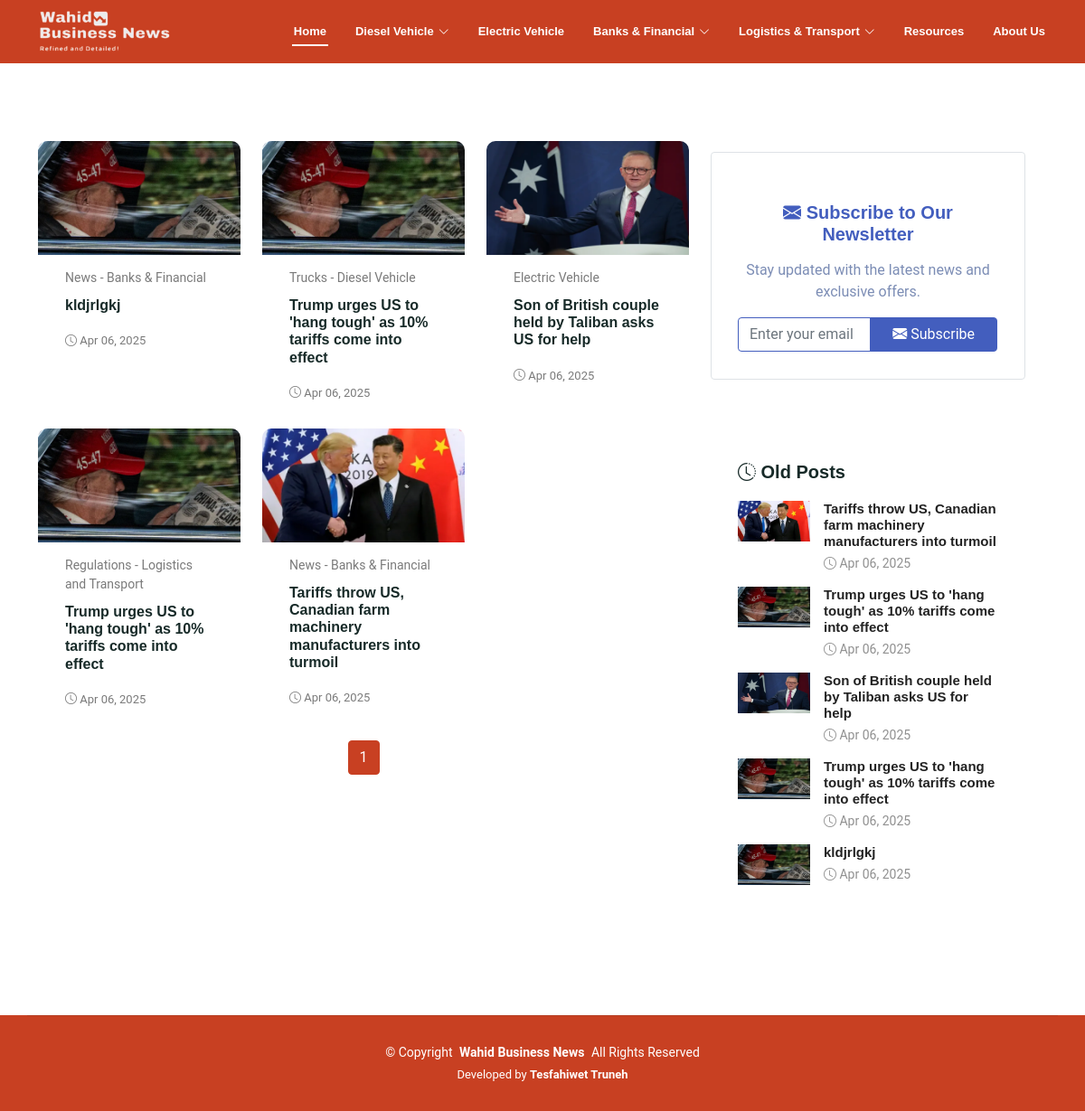
The app's page /, older data.
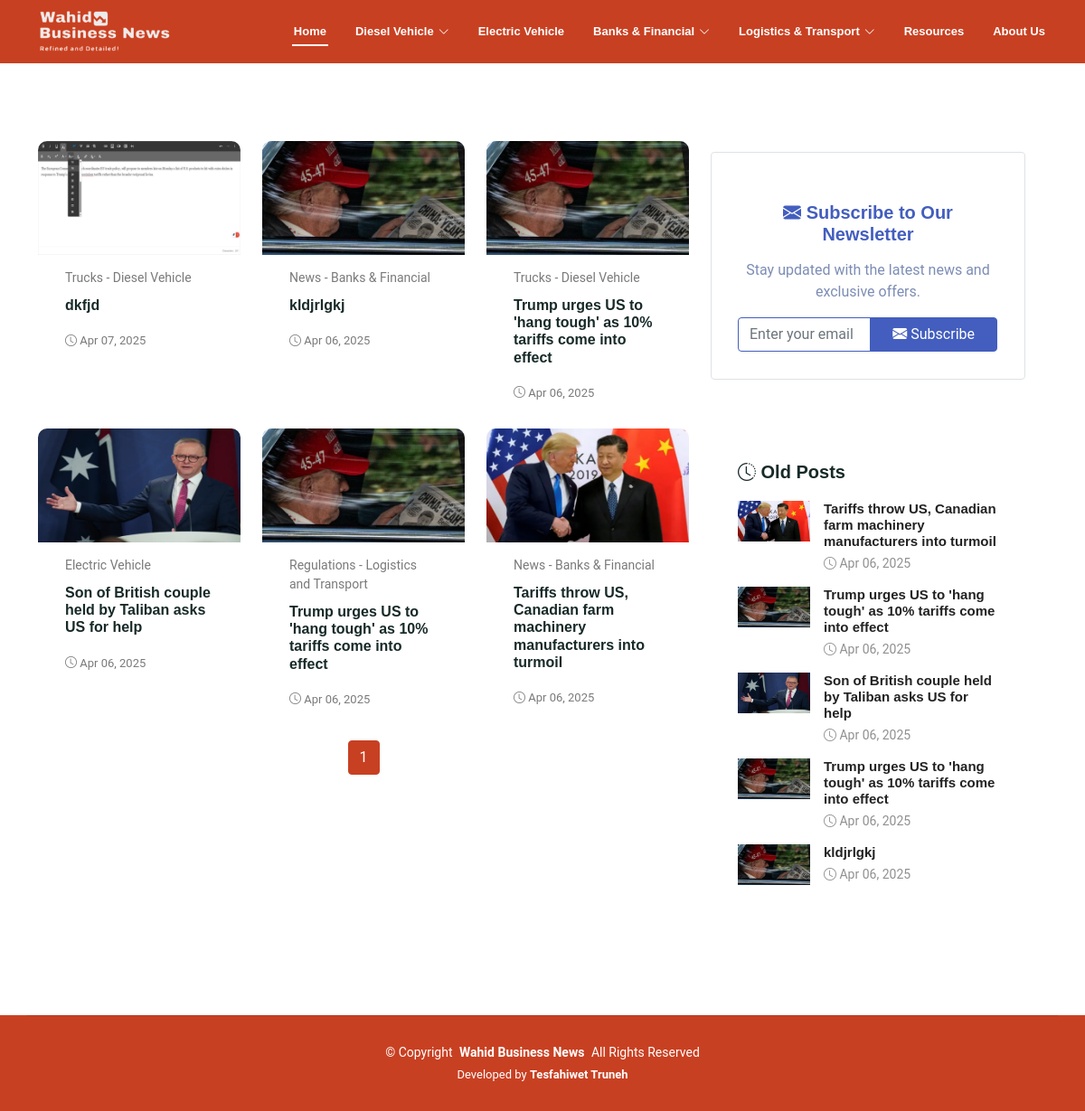
The same page, newer data.
### admin_app/models.py (models this page shows, shortened)
class Article(models.Model):
    title = models.CharField(max_length=200)
    slug = models.SlugField(unique=True, blank=True)
    content = models.TextField()
    thumbnail = models.ImageField(upload_to=thumbnail_upload_to)
    news_type = models.CharField(
        max_length=50,
        choices=NEWS_TYPE_CHOICES,
        verbose_name="Article Category"
    )
    created_at = models.DateTimeField(default=timezone.now)
    updated_at = models.DateTimeField(auto_now=True)
    full_content_url = models.URLField(blank=True, null=True, help_text="URL to the full content")
    class Meta:
        ordering = ['-created_at']

### App/views.py (the view, shortened to what this page needs)
# urls.py: path("", UserIndex.as_view(), name="user-index-view"),
class UserIndex(TemplateView):
    template_name = "index.html"
    def get(self, request, *args, **kwargs):
        website = Website.objects.get(name="Wahid Business News")
        hit_count = HitCount.objects.get_for_object(website)
        HitCountMixin.hit_count(request, hit_count)
        return super().get(request, *args, **kwargs)
    def get_context_data(self, **kwargs):
        context = super().get_context_data(**kwargs)
        article_list = Article.objects.only('id', 'title', 'content', 'created_at').order_by("-created_at")
        paginator = Paginator(article_list, 9)
        page = self.request.GET.get('page')
        try:
            articles = paginator.page(page)
        except (PageNotAnInteger, EmptyPage):
            articles = paginator.page(1)
        old_articles = Article.objects.only('id', 'title').order_by("created_at")[:5]
        context["articles"] = articles
        context["old_articles"] = old_articles
        return context

### templates/index.html (shortened to what the changed rows need)
{% extends 'base.html' %}
{% load static %}
{% block 'page-template' %}
<main class="main">
    <section id="blog-posts" class="blog-posts section mt-5">
        <div class="container">
            <div class="row">
                <div class="row">
                    <div class="col-lg-8 mt-5">
                        <div class="row">
                            {% if articles %}
                            {% for article in articles %}
                            <div class="col-lg-4">
                                <article class="news-article" data-aos="flip-right">
                                    <div class="post-img">
                                        <img src="{{ article.thumbnail.url }}" alt="" class="img-fluid">
                                    </div>
                                    <p class="post-category">{{ article.get_news_type_display }}</p>
                                    <h2 class="title">
                                        <a href="#" data-bs-toggle="modal"
                                            data-bs-target="#articleModal{{ article.id }}">
                                            {{ article.title }}
                                        </a>
                                    </h2>
                                    <div class="post-meta d-flex align-items-center">
                                        <p class="post-date">
                                            <time datetime="{{ article.created_at|date:'Y-m-d' }}">
                                                <span class="bi bi-clock"></span> {{ article.created_at|date:'M d, Y' }}
                                            </time>
                                        </p>
                                    </div>
                                </article>
                            </div>
                            {% endfor %}
                            <div class="d-flex justify-content-center">
                                <ul class="pagination">
                                    {% for page_num in articles.paginator.page_range %}
                                    {% if articles.number == page_num %}
                                    <li class="page-item active">
                                        <span class="page-link">{{ page_num }}</span>
                                    </li>
                                    {% else %}
                                    <li class="page-item">
                                        <a class="page-link" href="?page={{ page_num }}&next_post=true">{{ page_num }}</a>
                                    </li>
                                    {% endif %}
                                    {% endfor %}
                                </ul>
                            </div>
                            {% endif %}
                        </div>
                    </div>
                    <div class="col-lg-4" data-aos="flip-left" data-aos-easing="ease-out-cubic" data-aos-duration="600">
                        <div class="widgets-container">
                            <div class="recent-posts-widget widget-item">
                                {% if old_articles %}
                                {% for article in old_articles %}
                                <div class="post-item">
                                    <img src="{{ article.thumbnail.url }}" alt="" class="flex-shrink-0"
                                        style="height: 100%;">
                                    <div>
                                        <h4><a href="#" data-bs-toggle="modal"
                                                data-bs-target="#articleModal{{ article.id }}">{{ article.title }}</a>
                                        </h4>
                                        <time style="font-style: normal;"
                                            datetime="{{ article.created_at|date:'Y-m-d' }}">
                                            <span class="bi bi-clock"></span> {{ article.created_at|date:'M d, Y' }}
                                        </time>
                                    </div>
                                </div>
                                {% endfor %}
                                {% else %}
                                <code>
                                    No old articles found!</code>
                                {% endif %}
                            </div>
                        </div>
                    </div>
                </div>
            </div>
        </div>
    </section>
</main>
{% endblock %}

Row changes from the older to the newer data that the page shows:
added Article: thumbnail (picture), news_type "Trucks - Diesel Vehicle", title "dkfjd", created_at "Apr 07, 2025"
